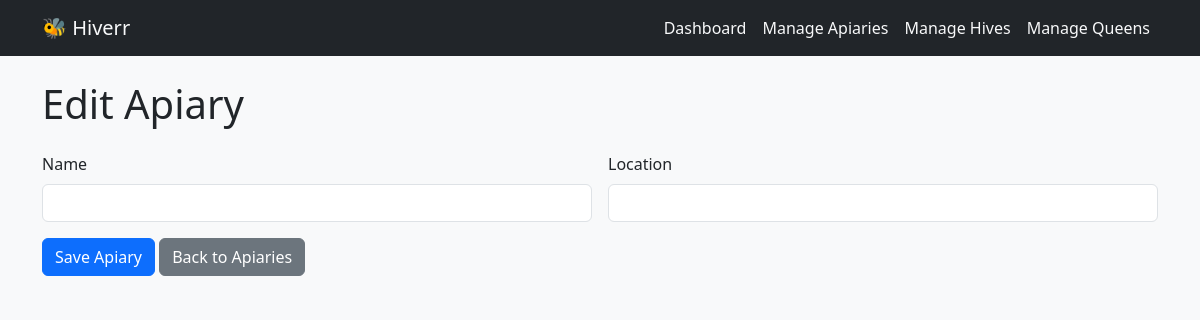
Page /edit-apiary/1 on the earlier database version.
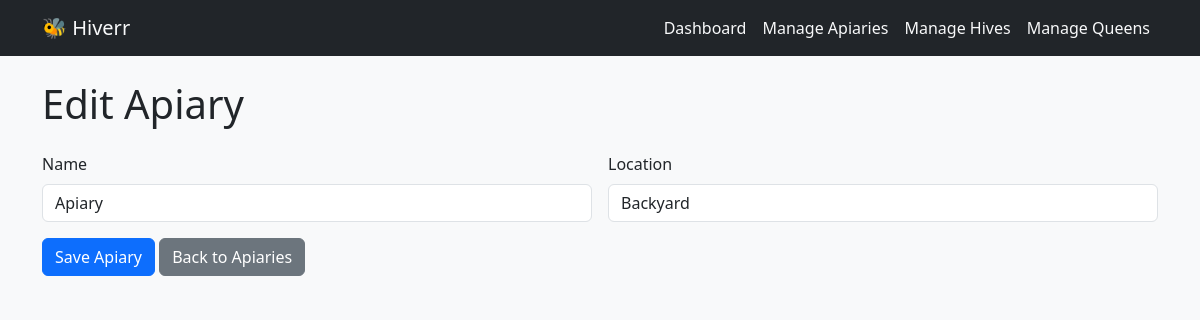
Same page on the later database version.
### app.py (models this page shows, shortened)
class Apiary(db.Model):
    id = db.Column(db.Integer, primary_key=True)
    name = db.Column(db.String(100), nullable=False)
    location = db.Column(db.String(200))
    hives = db.relationship('Hive', backref='apiary', cascade='all, delete-orphan')

### app.py (the view)
@app.route('/edit-apiary/<int:id>', methods=['GET', 'POST'])
def edit_apiary(id):
    apiary = Apiary.query.get(id)  # Fetch the apiary by ID
    if request.method == 'POST':
        apiary.name = request.form['name']
        apiary.location = request.form['location']
        db.session.commit()  # Commit changes to the database
        flash(f"Apiary: {apiary.name} edited successfully!", "success")
        return redirect(url_for('apiaries'))  # Redirect to the apiaries list
    return render_template('edit_apiary.html', apiary=apiary)

### templates/edit_apiary.html (shortened to what this page needs)
{% extends "base.html" %}
{% block content %}
<h1 class="mb-4">Edit Apiary</h1>
<form method="POST" class="row g-3">
  <div class="col-md-6">
    <label for="name" class="form-label">Name</label>
    <input type="text" id="name" name="name" class="form-control" value="{{ apiary.name }}" required>
  </div>
  <div class="col-md-6">
    <label for="location" class="form-label">Location</label>
    <input type="text" id="location" name="location" class="form-control" value="{{ apiary.location }}">
  </div>
  <div class="col-12">
    <button type="submit" class="btn btn-primary">Save Apiary</button>
    <a href="/apiaries" class="btn btn-secondary">Back to Apiaries</a>
  </div>
</form>
{% endblock %}

Differences in the rows shown:
added Apiary: name "Apiary", location "Backyard"
